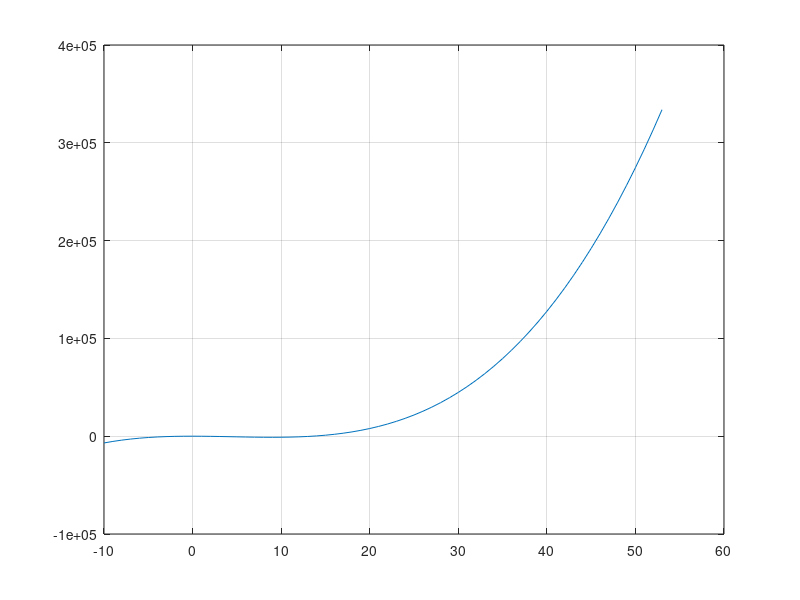

MATLAB code for this plot:
clc

a=12;
b=-8;
c=-40;
d=3;

x=-10:1:53;
y=a+b*x+c*x.^2+d*x.^3;
plot(x,y)
grid on

minX=fminbnd(@(x) a+b*x+c*x^2+d*x^3,-10,53)
minY=a+b*minX+c*minX^2+d*minX^3

maxX=fminbnd(@(x) -(a+b*x+c*x^2+d*x^3),-10,53)
maxY=a+b*maxX+c*maxX^2+d*maxX^3